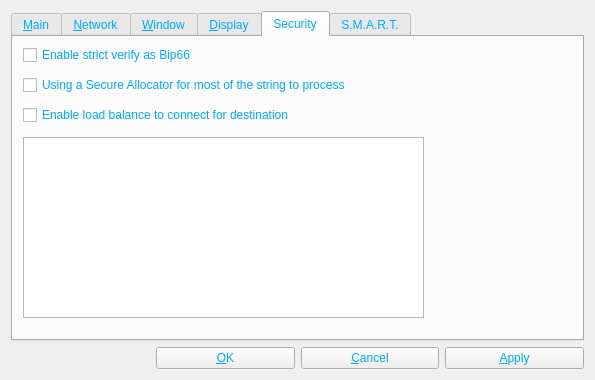
<?xml version="1.0" encoding="UTF-8"?>
<ui version="4.0">
 <class>OptionsDialog</class>
 <widget class="QWidget" name="OptionsDialog">
  <property name="geometry">
   <rect>
    <x>0</x>
    <y>0</y>
    <width>595</width>
    <height>380</height>
   </rect>
  </property>
  <property name="windowTitle">
   <string>Options</string>
  </property>
  <property name="styleSheet">
   <string notr="true">background-image: url(:/images/bkg2);
color: rgb(0, 170, 255);</string>
  </property>
  <layout class="QVBoxLayout" name="verticalLayout">
   <item>
    <widget class="QTabWidget" name="tabWidget">
     <property name="locale">
      <locale language="English" country="UnitedStates"/>
     </property>
     <property name="tabPosition">
      <enum>QTabWidget::North</enum>
     </property>
     <property name="currentIndex">
      <number>4</number>
     </property>
     <widget class="QWidget" name="tabMain">
      <attribute name="title">
       <string>&amp;Main</string>
      </attribute>
      <layout class="QVBoxLayout" name="verticalLayout_Main">
       <item>
        <widget class="QLabel" name="transactionFeeInfoLabel">
         <property name="text">
          <string>Optional transaction fee per kB that helps make sure your transactions are processed quickly. Most transactions are 1 kB. Fee 0.001 recommended.</string>
         </property>
         <property name="textFormat">
          <enum>Qt::PlainText</enum>
         </property>
         <property name="wordWrap">
          <bool>true</bool>
         </property>
        </widget>
       </item>
       <item>
        <layout class="QHBoxLayout" name="horizontalLayout_Main">
         <item>
          <widget class="QLabel" name="transactionFeeLabel">
           <property name="text">
            <string>Pay transaction &amp;fee</string>
           </property>
           <property name="textFormat">
            <enum>Qt::PlainText</enum>
           </property>
           <property name="buddy">
            <cstring>transactionFee</cstring>
           </property>
          </widget>
         </item>
         <item>
          <widget class="BitcoinAmountField" name="transactionFee"/>
         </item>
         <item>
          <widget class="QLabel" name="label">
           <property name="text">
            <string>per kilobyte</string>
           </property>
          </widget>
         </item>
         <item>
          <spacer name="horizontalSpacer_Main">
           <property name="orientation">
            <enum>Qt::Horizontal</enum>
           </property>
           <property name="sizeHint" stdset="0">
            <size>
             <width>40</width>
             <height>20</height>
            </size>
           </property>
          </spacer>
         </item>
        </layout>
       </item>
       <item>
        <widget class="QCheckBox" name="bitcoinAtStartup">
         <property name="toolTip">
          <string>Automatically start SorachanCoin after logging in to the system.</string>
         </property>
         <property name="text">
          <string>&amp;Start SorachanCoin on system login</string>
         </property>
        </widget>
       </item>
       <item>
        <widget class="QCheckBox" name="detachDatabases">
         <property name="toolTip">
          <string>Detach block and address databases at shutdown. This means they can be moved to another data directory, but it slows down shutdown. The wallet is always detached.</string>
         </property>
         <property name="text">
          <string>&amp;Detach databases at shutdown</string>
         </property>
        </widget>
       </item>
       <item>
        <spacer name="verticalSpacer_Main">
         <property name="orientation">
          <enum>Qt::Vertical</enum>
         </property>
         <property name="sizeHint" stdset="0">
          <size>
           <width>17</width>
           <height>153</height>
          </size>
         </property>
        </spacer>
       </item>
      </layout>
     </widget>
     <widget class="QWidget" name="tabNetwork">
      <attribute name="title">
       <string>&amp;Network</string>
      </attribute>
      <layout class="QVBoxLayout" name="verticalLayout_Network">
       <item>
        <widget class="QCheckBox" name="connectSocks">
         <property name="toolTip">
          <string>Connect to the SorachanCoin network through a SOCKS proxy (e.g. when connecting through Tor).</string>
         </property>
         <property name="text">
          <string>&amp;Connect through SOCKS proxy:</string>
         </property>
        </widget>
       </item>
       <item>
        <layout class="QHBoxLayout" name="horizontalLayout_Network">
         <item>
          <widget class="QLabel" name="proxyIpLabel">
           <property name="text">
            <string>Proxy &amp;IP:</string>
           </property>
           <property name="textFormat">
            <enum>Qt::PlainText</enum>
           </property>
           <property name="buddy">
            <cstring>proxyIp</cstring>
           </property>
          </widget>
         </item>
         <item>
          <widget class="QValidatedLineEdit" name="proxyIp">
           <property name="maximumSize">
            <size>
             <width>140</width>
             <height>16777215</height>
            </size>
           </property>
           <property name="toolTip">
            <string>IP address of the proxy (e.g. 127.0.0.1)</string>
           </property>
          </widget>
         </item>
         <item>
          <widget class="QLabel" name="proxyPortLabel">
           <property name="text">
            <string>&amp;Port:</string>
           </property>
           <property name="textFormat">
            <enum>Qt::PlainText</enum>
           </property>
           <property name="buddy">
            <cstring>proxyPort</cstring>
           </property>
          </widget>
         </item>
         <item>
          <widget class="QLineEdit" name="proxyPort">
           <property name="maximumSize">
            <size>
             <width>55</width>
             <height>16777215</height>
            </size>
           </property>
           <property name="toolTip">
            <string>Port of the proxy (e.g. 9050)</string>
           </property>
          </widget>
         </item>
         <item>
          <widget class="QLabel" name="socksVersionLabel">
           <property name="text">
            <string>SOCKS &amp;Version:</string>
           </property>
           <property name="textFormat">
            <enum>Qt::PlainText</enum>
           </property>
           <property name="buddy">
            <cstring>socksVersion</cstring>
           </property>
          </widget>
         </item>
         <item>
          <widget class="QValueComboBox" name="socksVersion">
           <property name="toolTip">
            <string>SOCKS version of the proxy (e.g. 5)</string>
           </property>
          </widget>
         </item>
         <item>
          <spacer name="horizontalSpacer_Network">
           <property name="orientation">
            <enum>Qt::Horizontal</enum>
           </property>
           <property name="sizeHint" stdset="0">
            <size>
             <width>40</width>
             <height>20</height>
            </size>
           </property>
          </spacer>
         </item>
        </layout>
       </item>
       <item>
        <widget class="QCheckBox" name="connectTor">
         <property name="text">
          <string>Connect through &amp;Tor:</string>
         </property>
        </widget>
       </item>
       <item>
        <layout class="QHBoxLayout" name="horizontalLayout_Tor">
         <item>
          <widget class="QLabel" name="torIpLabel">
           <property name="minimumSize">
            <size>
             <width>60</width>
             <height>0</height>
            </size>
           </property>
           <property name="text">
            <string>Tor IP:</string>
           </property>
          </widget>
         </item>
         <item>
          <widget class="QValidatedLineEdit" name="torIp">
           <property name="maximumSize">
            <size>
             <width>115</width>
             <height>16777215</height>
            </size>
           </property>
          </widget>
         </item>
         <item>
          <widget class="QLabel" name="torPortLabel">
           <property name="text">
            <string>Port:</string>
           </property>
          </widget>
         </item>
         <item>
          <widget class="QLineEdit" name="torPort">
           <property name="maximumSize">
            <size>
             <width>55</width>
             <height>16777215</height>
            </size>
           </property>
          </widget>
         </item>
         <item>
          <widget class="QCheckBox" name="TorOnly">
           <property name="text">
            <string>Use Tor only</string>
           </property>
          </widget>
         </item>
         <item>
          <spacer name="horizontalSpacer">
           <property name="orientation">
            <enum>Qt::Horizontal</enum>
           </property>
           <property name="sizeHint" stdset="0">
            <size>
             <width>40</width>
             <height>20</height>
            </size>
           </property>
          </spacer>
         </item>
        </layout>
       </item>
       <item>
        <layout class="QHBoxLayout" name="horizontalLayout">
         <item>
          <widget class="QLabel" name="torNameLabel">
           <property name="text">
            <string>Tor name:</string>
           </property>
           <property name="textFormat">
            <enum>Qt::PlainText</enum>
           </property>
           <property name="buddy">
            <cstring>torName</cstring>
           </property>
          </widget>
         </item>
         <item>
          <widget class="QLineEdit" name="torName"/>
         </item>
         <item>
          <spacer name="horizontalSpacer_3">
           <property name="orientation">
            <enum>Qt::Horizontal</enum>
           </property>
           <property name="sizeHint" stdset="0">
            <size>
             <width>40</width>
             <height>20</height>
            </size>
           </property>
          </spacer>
         </item>
        </layout>
       </item>
       <item>
        <layout class="QHBoxLayout" name="horizontalLayout_3">
         <item>
          <widget class="QLabel" name="externalSeederLabel">
           <property name="text">
            <string>Seeder command:</string>
           </property>
          </widget>
         </item>
         <item>
          <widget class="QLineEdit" name="externalSeederCommand"/>
         </item>
         <item>
          <widget class="QPushButton" name="chooseSeeder">
           <property name="text">
            <string>Choose ...</string>
           </property>
          </widget>
         </item>
        </layout>
       </item>
       <item>
        <spacer name="verticalSpacer">
         <property name="orientation">
          <enum>Qt::Vertical</enum>
         </property>
         <property name="sizeHint" stdset="0">
          <size>
           <width>20</width>
           <height>40</height>
          </size>
         </property>
        </spacer>
       </item>
      </layout>
     </widget>
     <widget class="QWidget" name="tabWindow">
      <attribute name="title">
       <string>&amp;Window</string>
      </attribute>
      <layout class="QVBoxLayout" name="verticalLayout_Window">
       <item>
        <widget class="QCheckBox" name="minimizeToTray">
         <property name="toolTip">
          <string>Show only a tray icon after minimizing the window.</string>
         </property>
         <property name="text">
          <string>&amp;Minimize to the tray instead of the taskbar</string>
         </property>
        </widget>
       </item>
       <item>
        <widget class="QCheckBox" name="minimizeOnClose">
         <property name="toolTip">
          <string>Minimize instead of exit the application when the window is closed. When this option is enabled, the application will be closed only after selecting Exit in the menu.</string>
         </property>
         <property name="text">
          <string>M&amp;inimize on close</string>
         </property>
        </widget>
       </item>
       <item>
        <spacer name="verticalSpacer_Window">
         <property name="orientation">
          <enum>Qt::Vertical</enum>
         </property>
         <property name="sizeHint" stdset="0">
          <size>
           <width>20</width>
           <height>40</height>
          </size>
         </property>
        </spacer>
       </item>
      </layout>
     </widget>
     <widget class="QWidget" name="tabDisplay">
      <attribute name="title">
       <string>&amp;Display</string>
      </attribute>
      <layout class="QVBoxLayout" name="verticalLayout_Display">
       <item>
        <layout class="QHBoxLayout" name="horizontalLayout_1_Display">
         <item>
          <widget class="QLabel" name="langLabel">
           <property name="text">
            <string>User Interface &amp;language:</string>
           </property>
           <property name="textFormat">
            <enum>Qt::PlainText</enum>
           </property>
           <property name="buddy">
            <cstring>lang</cstring>
           </property>
          </widget>
         </item>
         <item>
          <widget class="QValueComboBox" name="lang">
           <property name="toolTip">
            <string>The user interface language can be set here. This setting will take effect after restarting SorachanCoin.</string>
           </property>
          </widget>
         </item>
        </layout>
       </item>
       <item>
        <layout class="QHBoxLayout" name="horizontalLayout_2_Display">
         <item>
          <widget class="QLabel" name="unitLabel">
           <property name="text">
            <string>&amp;Unit to show amounts in:</string>
           </property>
           <property name="textFormat">
            <enum>Qt::PlainText</enum>
           </property>
           <property name="buddy">
            <cstring>unit</cstring>
           </property>
          </widget>
         </item>
         <item>
          <widget class="QValueComboBox" name="unit">
           <property name="toolTip">
            <string>Choose the default subdivision unit to show in the interface and when sending coins.</string>
           </property>
          </widget>
         </item>
        </layout>
       </item>
       <item>
        <widget class="QCheckBox" name="displayAddresses">
         <property name="toolTip">
          <string>Whether to show SorachanCoin addresses in the transaction list or not.</string>
         </property>
         <property name="text">
          <string>&amp;Display addresses in transaction list</string>
         </property>
        </widget>
       </item>
       <item>
        <widget class="QCheckBox" name="coinControlFeatures">
         <property name="toolTip">
          <string>Whether to show coin control features or not.</string>
         </property>
         <property name="text">
          <string>Display coin &amp;control features (experts only!)</string>
         </property>
        </widget>
       </item>
       <item>
        <layout class="QHBoxLayout" name="horizontalLayout_3_Display">
         <item>
          <widget class="QLabel" name="thirdPartyTxUrlsLabel">
           <property name="toolTip">
            <string>Third party URLs (e.g. explorer.novaco.in) that appear in the transactions tab as context menu items. %s in the URL is replaced by transaction hash. Multiple URLs are separated by vertical bar |.</string>
           </property>
           <property name="text">
            <string>Third party transaction URLs</string>
           </property>
           <property name="buddy">
            <cstring>thirdPartyTxUrls</cstring>
           </property>
          </widget>
         </item>
         <item>
          <widget class="QLineEdit" name="thirdPartyTxUrls">
           <property name="toolTip">
            <string>Third party URLs (e.g. explorer.novaco.in) that appear in the transactions tab as context menu items. %s in the URL is replaced by transaction hash. Multiple URLs are separated by vertical bar |.</string>
           </property>
          </widget>
         </item>
        </layout>
       </item>
       <item>
        <spacer name="verticalSpacer_Display">
         <property name="orientation">
          <enum>Qt::Vertical</enum>
         </property>
         <property name="sizeHint" stdset="0">
          <size>
           <width>20</width>
           <height>40</height>
          </size>
         </property>
        </spacer>
       </item>
      </layout>
     </widget>
     <widget class="QWidget" name="tabSecurity">
      <attribute name="title">
       <string>Security</string>
      </attribute>
      <widget class="QListView" name="bipListView">
       <property name="geometry">
        <rect>
         <x>10</x>
         <y>100</y>
         <width>401</width>
         <height>181</height>
        </rect>
       </property>
      </widget>
      <widget class="QCheckBox" name="bip66CheckBox">
       <property name="geometry">
        <rect>
         <x>10</x>
         <y>10</y>
         <width>391</width>
         <height>16</height>
        </rect>
       </property>
       <property name="text">
        <string>Enable strict verify as Bip66</string>
       </property>
      </widget>
      <widget class="QCheckBox" name="fullSecureAllocatorCheckBox">
       <property name="geometry">
        <rect>
         <x>10</x>
         <y>40</y>
         <width>401</width>
         <height>16</height>
        </rect>
       </property>
       <property name="text">
        <string>Using a Secure Allocator for most of the string to process</string>
       </property>
      </widget>
      <widget class="QCheckBox" name="connectBalanceCheckBox">
       <property name="geometry">
        <rect>
         <x>10</x>
         <y>70</y>
         <width>401</width>
         <height>16</height>
        </rect>
       </property>
       <property name="text">
        <string>Enable load balance to connect for destination</string>
       </property>
      </widget>
     </widget>
     <widget class="QWidget" name="tabSMART">
      <attribute name="title">
       <string>S.M.A.R.T.</string>
      </attribute>
      <widget class="QListWidget" name="smartListView">
       <property name="geometry">
        <rect>
         <x>10</x>
         <y>70</y>
         <width>551</width>
         <height>192</height>
        </rect>
       </property>
      </widget>
      <widget class="QCheckBox" name="smartCheckBox">
       <property name="geometry">
        <rect>
         <x>10</x>
         <y>10</y>
         <width>551</width>
         <height>16</height>
        </rect>
       </property>
       <property name="text">
        <string>Enable drive failure prediction by S.M.A.R.T.</string>
       </property>
      </widget>
      <widget class="QCheckBox" name="benchmarkCheckBox">
       <property name="geometry">
        <rect>
         <x>10</x>
         <y>40</y>
         <width>551</width>
         <height>16</height>
        </rect>
       </property>
       <property name="text">
        <string>Enable drive failure prediction by Benchmark</string>
       </property>
      </widget>
     </widget>
    </widget>
   </item>
   <item>
    <layout class="QHBoxLayout" name="horizontalLayout_Buttons">
     <item>
      <widget class="QLabel" name="statusLabel">
       <property name="enabled">
        <bool>false</bool>
       </property>
       <property name="font">
        <font>
         <weight>75</weight>
         <bold>true</bold>
        </font>
       </property>
       <property name="text">
        <string/>
       </property>
       <property name="textFormat">
        <enum>Qt::PlainText</enum>
       </property>
       <property name="wordWrap">
        <bool>true</bool>
       </property>
      </widget>
     </item>
     <item>
      <widget class="QPushButton" name="okButton">
       <property name="text">
        <string>&amp;OK</string>
       </property>
      </widget>
     </item>
     <item>
      <widget class="QPushButton" name="cancelButton">
       <property name="text">
        <string>&amp;Cancel</string>
       </property>
       <property name="autoDefault">
        <bool>false</bool>
       </property>
      </widget>
     </item>
     <item>
      <widget class="QPushButton" name="applyButton">
       <property name="text">
        <string>&amp;Apply</string>
       </property>
       <property name="autoDefault">
        <bool>false</bool>
       </property>
      </widget>
     </item>
    </layout>
   </item>
  </layout>
 </widget>
 <customwidgets>
  <customwidget>
   <class>QValidatedLineEdit</class>
   <extends>QLineEdit</extends>
   <header>qvalidatedlineedit.h</header>
  </customwidget>
  <customwidget>
   <class>BitcoinAmountField</class>
   <extends>QLineEdit</extends>
   <header>bitcoinamountfield.h</header>
   <container>1</container>
  </customwidget>
  <customwidget>
   <class>QValueComboBox</class>
   <extends>QComboBox</extends>
   <header>qvaluecombobox.h</header>
  </customwidget>
 </customwidgets>
 <resources/>
 <connections/>
</ui>
